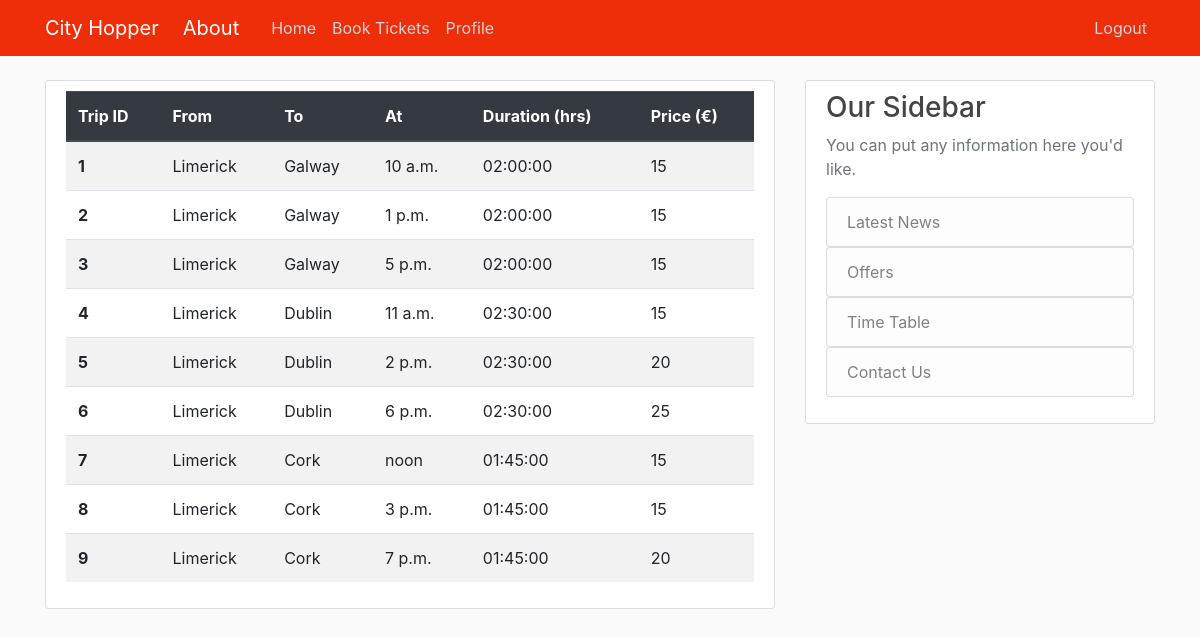
/timetable/ (signed in), run on the app's committed database.
### UsersApp/models.py (models this page shows)
class Trips(models.Model):
    busID = models.IntegerField() #Ideally Foreign Key
    startlocation = models.TextField()
    destination = models.TextField()
    departuretime = models.TimeField()
    duration = models.TextField()
    price = models.IntegerField()

### UsersApp/views.py (the view)
# urls.py: path('timetable/', user_views.timetable, name='timetable'),
@login_required(login_url='/login/')
def timetable(request):
    context = {
        'trips' : Trips.objects.all()
    }
    return render(request, 'users/timetable.html', context)

### UsersApp/templates/users/timetable.html
{% extends "cityhopper/base.html" %}
{% block content %}
<div class="content-section">
    <table class="table table-striped">
      <thead class='thead-dark'>
        <tr>
          <th scope="col">Trip ID</th>
          <th scope="col">From</th>
          <th scope="col">To</th>
          <th scope="col">At</th>
          <th scope="col">Duration (hrs)</th>
          <th scope="col">Price (&#8364;)</th>
        </tr>
      </thead>
    {% for trip in trips %}
      <tr>
        <th>{{ trip.id }}</th>
        <td>{{ trip.startlocation }}</td>
        <td>{{ trip.destination }}</td>
        <td>{{ trip.departuretime }}</td>
        <td>{{ trip.duration }}</td>
        <td>{{ trip.price }}</td>
      </tr>
    {% endfor %}
  </table>
</div>
{% endblock content %}

### CityHopperApp/static/cityhopper/main.css (style rules this page uses)
body { background: #fafafa; color: #333333; margin-top: 5rem; }
.content-section { background: #ffffff; padding: 10px 20px; border: 1px solid #dddddd; border-radius: 3px; margin-bottom: 20px; }

### data on the page
Trips: id "1", startlocation "Limerick", destination "Galway", departuretime "10 a.m.", duration "02:00:00", price "15"
Trips: id "2", startlocation "Limerick", destination "Galway", departuretime "1 p.m.", duration "02:00:00", price "15"
Trips: id "3", startlocation "Limerick", destination "Galway", departuretime "5 p.m.", duration "02:00:00", price "15"
Trips: id "4", startlocation "Limerick", destination "Dublin", departuretime "11 a.m.", duration "02:30:00", price "15"
Trips: id "5", startlocation "Limerick", destination "Dublin", departuretime "2 p.m.", duration "02:30:00", price "20"
Trips: id "6", startlocation "Limerick", destination "Dublin", departuretime "6 p.m.", duration "02:30:00", price "25"
Trips: id "7", startlocation "Limerick", destination "Cork", departuretime "noon", duration "01:45:00", price "15"
Trips: id "8", startlocation "Limerick", destination "Cork", departuretime "3 p.m.", duration "01:45:00", price "15"
Trips: id "9", startlocation "Limerick", destination "Cork", departuretime "7 p.m.", duration "01:45:00", price "20"
